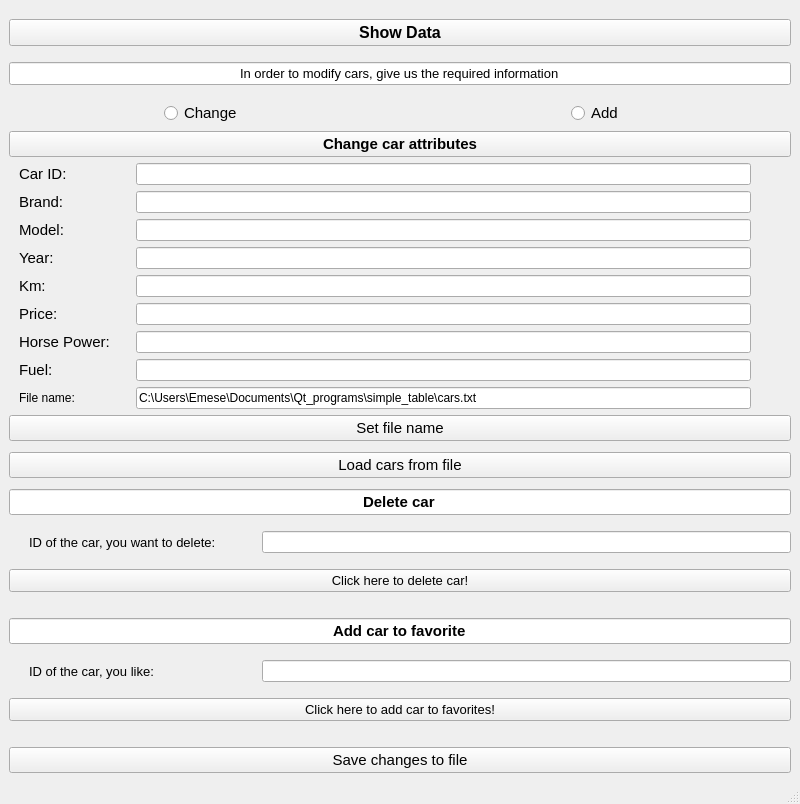
<?xml version="1.0" encoding="UTF-8"?>
<ui version="4.0">
 <class>MainWindow</class>
 <widget class="QMainWindow" name="MainWindow">
  <property name="geometry">
   <rect>
    <x>0</x>
    <y>0</y>
    <width>800</width>
    <height>613</height>
   </rect>
  </property>
  <property name="windowTitle">
   <string>MainWindow</string>
  </property>
  <widget class="QWidget" name="centralwidget">
   <layout class="QVBoxLayout" name="verticalLayout">
    <item>
     <spacer name="horizontalSpacer">
      <property name="orientation">
       <enum>Qt::Horizontal</enum>
      </property>
      <property name="sizeHint" stdset="0">
       <size>
        <width>40</width>
        <height>10</height>
       </size>
      </property>
     </spacer>
    </item>
    <item>
     <widget class="QPushButton" name="pushButton_2">
      <property name="font">
       <font>
        <pointsize>12</pointsize>
        <weight>75</weight>
        <bold>true</bold>
       </font>
      </property>
      <property name="text">
       <string>Show Data</string>
      </property>
     </widget>
    </item>
    <item>
     <spacer name="horizontalSpacer_2">
      <property name="orientation">
       <enum>Qt::Horizontal</enum>
      </property>
      <property name="sizeHint" stdset="0">
       <size>
        <width>40</width>
        <height>10</height>
       </size>
      </property>
     </spacer>
    </item>
    <item>
     <widget class="QLineEdit" name="lineEdit">
      <property name="font">
       <font>
        <pointsize>10</pointsize>
        <weight>50</weight>
        <italic>false</italic>
        <bold>false</bold>
        <underline>false</underline>
        <strikeout>false</strikeout>
       </font>
      </property>
      <property name="layoutDirection">
       <enum>Qt::LeftToRight</enum>
      </property>
      <property name="text">
       <string>In order to modify cars, give us the required information</string>
      </property>
      <property name="alignment">
       <set>Qt::AlignCenter</set>
      </property>
      <property name="readOnly">
       <bool>true</bool>
      </property>
     </widget>
    </item>
    <item>
     <spacer name="horizontalSpacer_3">
      <property name="orientation">
       <enum>Qt::Horizontal</enum>
      </property>
      <property name="sizeHint" stdset="0">
       <size>
        <width>40</width>
        <height>10</height>
       </size>
      </property>
     </spacer>
    </item>
    <item>
     <layout class="QHBoxLayout" name="horizontalLayout">
      <property name="sizeConstraint">
       <enum>QLayout::SetDefaultConstraint</enum>
      </property>
      <item alignment="Qt::AlignHCenter">
       <widget class="QRadioButton" name="radioButton_2">
        <property name="font">
         <font>
          <pointsize>11</pointsize>
         </font>
        </property>
        <property name="text">
         <string>Change</string>
        </property>
       </widget>
      </item>
      <item alignment="Qt::AlignHCenter">
       <widget class="QRadioButton" name="radioButton">
        <property name="font">
         <font>
          <pointsize>11</pointsize>
         </font>
        </property>
        <property name="text">
         <string>Add</string>
        </property>
       </widget>
      </item>
     </layout>
    </item>
    <item>
     <widget class="QPushButton" name="pushButton_3">
      <property name="font">
       <font>
        <pointsize>11</pointsize>
        <weight>75</weight>
        <bold>true</bold>
       </font>
      </property>
      <property name="text">
       <string>Change car attributes</string>
      </property>
     </widget>
    </item>
    <item>
     <layout class="QGridLayout" name="gridLayout">
      <item row="0" column="2">
       <spacer name="verticalSpacer">
        <property name="orientation">
         <enum>Qt::Vertical</enum>
        </property>
        <property name="sizeHint" stdset="0">
         <size>
          <width>20</width>
          <height>40</height>
         </size>
        </property>
       </spacer>
      </item>
      <item row="0" column="3">
       <layout class="QVBoxLayout" name="verticalLayout_4">
        <item>
         <widget class="QLineEdit" name="lineEdit_12"/>
        </item>
        <item>
         <widget class="QLineEdit" name="lineEdit_8">
          <property name="dragEnabled">
           <bool>true</bool>
          </property>
         </widget>
        </item>
        <item>
         <widget class="QLineEdit" name="lineEdit_7">
          <property name="dragEnabled">
           <bool>true</bool>
          </property>
         </widget>
        </item>
        <item>
         <widget class="QLineEdit" name="lineEdit_6">
          <property name="dragEnabled">
           <bool>true</bool>
          </property>
         </widget>
        </item>
        <item>
         <widget class="QLineEdit" name="lineEdit_5">
          <property name="dragEnabled">
           <bool>true</bool>
          </property>
         </widget>
        </item>
        <item>
         <widget class="QLineEdit" name="lineEdit_4">
          <property name="dragEnabled">
           <bool>true</bool>
          </property>
         </widget>
        </item>
        <item>
         <widget class="QLineEdit" name="lineEdit_3">
          <property name="dragEnabled">
           <bool>true</bool>
          </property>
         </widget>
        </item>
        <item>
         <widget class="QLineEdit" name="lineEdit_2">
          <property name="dragEnabled">
           <bool>true</bool>
          </property>
         </widget>
        </item>
        <item>
         <widget class="QLineEdit" name="lineEdit_9">
          <property name="text">
           <string>C:\Users\Emese\Documents\Qt_programs\simple_table\cars.txt</string>
          </property>
         </widget>
        </item>
       </layout>
      </item>
      <item row="0" column="1">
       <layout class="QGridLayout" name="gridLayout_2">
        <item row="6" column="0">
         <widget class="QLabel" name="label_7">
          <property name="font">
           <font>
            <pointsize>11</pointsize>
           </font>
          </property>
          <property name="text">
           <string>Horse Power:</string>
          </property>
         </widget>
        </item>
        <item row="3" column="0">
         <widget class="QLabel" name="label_3">
          <property name="font">
           <font>
            <pointsize>11</pointsize>
           </font>
          </property>
          <property name="text">
           <string>Year:</string>
          </property>
         </widget>
        </item>
        <item row="2" column="0">
         <widget class="QLabel" name="label">
          <property name="font">
           <font>
            <pointsize>11</pointsize>
           </font>
          </property>
          <property name="text">
           <string>Model:</string>
          </property>
         </widget>
        </item>
        <item row="7" column="0">
         <widget class="QLabel" name="label_5">
          <property name="font">
           <font>
            <pointsize>11</pointsize>
           </font>
          </property>
          <property name="text">
           <string>Fuel:</string>
          </property>
         </widget>
        </item>
        <item row="1" column="0">
         <widget class="QLabel" name="label_2">
          <property name="font">
           <font>
            <pointsize>11</pointsize>
           </font>
          </property>
          <property name="text">
           <string>Brand:</string>
          </property>
         </widget>
        </item>
        <item row="4" column="0">
         <widget class="QLabel" name="label_4">
          <property name="font">
           <font>
            <pointsize>11</pointsize>
           </font>
          </property>
          <property name="text">
           <string>Km:</string>
          </property>
         </widget>
        </item>
        <item row="5" column="0">
         <widget class="QLabel" name="label_6">
          <property name="font">
           <font>
            <pointsize>11</pointsize>
           </font>
          </property>
          <property name="text">
           <string>Price:</string>
          </property>
         </widget>
        </item>
        <item row="0" column="0">
         <widget class="QLabel" name="label_10">
          <property name="font">
           <font>
            <pointsize>11</pointsize>
           </font>
          </property>
          <property name="text">
           <string>Car ID:</string>
          </property>
         </widget>
        </item>
        <item row="8" column="0">
         <widget class="QLabel" name="label_8">
          <property name="font">
           <font>
            <pointsize>9</pointsize>
           </font>
          </property>
          <property name="text">
           <string>File name: </string>
          </property>
         </widget>
        </item>
       </layout>
      </item>
      <item row="0" column="4">
       <spacer name="verticalSpacer_4">
        <property name="orientation">
         <enum>Qt::Vertical</enum>
        </property>
        <property name="sizeHint" stdset="0">
         <size>
          <width>20</width>
          <height>40</height>
         </size>
        </property>
       </spacer>
      </item>
      <item row="0" column="0">
       <spacer name="verticalSpacer_2">
        <property name="orientation">
         <enum>Qt::Vertical</enum>
        </property>
        <property name="sizeHint" stdset="0">
         <size>
          <width>10</width>
          <height>40</height>
         </size>
        </property>
       </spacer>
      </item>
      <item row="0" column="5">
       <spacer name="verticalSpacer_3">
        <property name="orientation">
         <enum>Qt::Vertical</enum>
        </property>
        <property name="sizeHint" stdset="0">
         <size>
          <width>20</width>
          <height>40</height>
         </size>
        </property>
       </spacer>
      </item>
     </layout>
    </item>
    <item>
     <widget class="QPushButton" name="pushButton_6">
      <property name="font">
       <font>
        <pointsize>11</pointsize>
       </font>
      </property>
      <property name="text">
       <string>Set file name</string>
      </property>
     </widget>
    </item>
    <item>
     <spacer name="horizontalSpacer_4">
      <property name="orientation">
       <enum>Qt::Horizontal</enum>
      </property>
      <property name="sizeHint" stdset="0">
       <size>
        <width>40</width>
        <height>5</height>
       </size>
      </property>
     </spacer>
    </item>
    <item>
     <widget class="QPushButton" name="pushButton_7">
      <property name="font">
       <font>
        <pointsize>11</pointsize>
       </font>
      </property>
      <property name="text">
       <string>Load cars from file</string>
      </property>
     </widget>
    </item>
    <item>
     <spacer name="horizontalSpacer_11">
      <property name="orientation">
       <enum>Qt::Horizontal</enum>
      </property>
      <property name="sizeHint" stdset="0">
       <size>
        <width>40</width>
        <height>5</height>
       </size>
      </property>
     </spacer>
    </item>
    <item>
     <widget class="QLineEdit" name="lineEdit_10">
      <property name="font">
       <font>
        <pointsize>11</pointsize>
        <weight>75</weight>
        <italic>false</italic>
        <bold>true</bold>
       </font>
      </property>
      <property name="text">
       <string>Delete car</string>
      </property>
      <property name="alignment">
       <set>Qt::AlignCenter</set>
      </property>
      <property name="readOnly">
       <bool>true</bool>
      </property>
     </widget>
    </item>
    <item>
     <spacer name="horizontalSpacer_6">
      <property name="orientation">
       <enum>Qt::Horizontal</enum>
      </property>
      <property name="sizeHint" stdset="0">
       <size>
        <width>40</width>
        <height>10</height>
       </size>
      </property>
     </spacer>
    </item>
    <item>
     <layout class="QHBoxLayout" name="horizontalLayout_2">
      <item>
       <spacer name="verticalSpacer_9">
        <property name="orientation">
         <enum>Qt::Vertical</enum>
        </property>
        <property name="sizeHint" stdset="0">
         <size>
          <width>20</width>
          <height>40</height>
         </size>
        </property>
       </spacer>
      </item>
      <item>
       <widget class="QLabel" name="label_9">
        <property name="font">
         <font>
          <pointsize>10</pointsize>
         </font>
        </property>
        <property name="text">
         <string>ID of the car, you want to delete:</string>
        </property>
       </widget>
      </item>
      <item>
       <spacer name="verticalSpacer_5">
        <property name="orientation">
         <enum>Qt::Vertical</enum>
        </property>
        <property name="sizeHint" stdset="0">
         <size>
          <width>20</width>
          <height>40</height>
         </size>
        </property>
       </spacer>
      </item>
      <item>
       <spacer name="verticalSpacer_12">
        <property name="orientation">
         <enum>Qt::Vertical</enum>
        </property>
        <property name="sizeHint" stdset="0">
         <size>
          <width>20</width>
          <height>40</height>
         </size>
        </property>
       </spacer>
      </item>
      <item>
       <widget class="QLineEdit" name="lineEdit_11"/>
      </item>
     </layout>
    </item>
    <item>
     <spacer name="horizontalSpacer_7">
      <property name="orientation">
       <enum>Qt::Horizontal</enum>
      </property>
      <property name="sizeHint" stdset="0">
       <size>
        <width>40</width>
        <height>10</height>
       </size>
      </property>
     </spacer>
    </item>
    <item>
     <widget class="QPushButton" name="pushButton">
      <property name="font">
       <font>
        <pointsize>10</pointsize>
       </font>
      </property>
      <property name="text">
       <string>Click here to delete car!</string>
      </property>
     </widget>
    </item>
    <item>
     <spacer name="horizontalSpacer_5">
      <property name="orientation">
       <enum>Qt::Horizontal</enum>
      </property>
      <property name="sizeHint" stdset="0">
       <size>
        <width>40</width>
        <height>20</height>
       </size>
      </property>
     </spacer>
    </item>
    <item>
     <widget class="QLineEdit" name="lineEdit_13">
      <property name="font">
       <font>
        <pointsize>11</pointsize>
        <weight>75</weight>
        <bold>true</bold>
       </font>
      </property>
      <property name="text">
       <string>Add car to favorite</string>
      </property>
      <property name="alignment">
       <set>Qt::AlignCenter</set>
      </property>
      <property name="readOnly">
       <bool>true</bool>
      </property>
     </widget>
    </item>
    <item>
     <spacer name="horizontalSpacer_8">
      <property name="orientation">
       <enum>Qt::Horizontal</enum>
      </property>
      <property name="sizeHint" stdset="0">
       <size>
        <width>40</width>
        <height>10</height>
       </size>
      </property>
     </spacer>
    </item>
    <item>
     <layout class="QHBoxLayout" name="horizontalLayout_3">
      <item>
       <spacer name="verticalSpacer_10">
        <property name="orientation">
         <enum>Qt::Vertical</enum>
        </property>
        <property name="sizeHint" stdset="0">
         <size>
          <width>20</width>
          <height>40</height>
         </size>
        </property>
       </spacer>
      </item>
      <item>
       <widget class="QLabel" name="label_11">
        <property name="font">
         <font>
          <pointsize>10</pointsize>
         </font>
        </property>
        <property name="text">
         <string>ID of the car, you like:      </string>
        </property>
       </widget>
      </item>
      <item>
       <spacer name="verticalSpacer_6">
        <property name="orientation">
         <enum>Qt::Vertical</enum>
        </property>
        <property name="sizeHint" stdset="0">
         <size>
          <width>20</width>
          <height>40</height>
         </size>
        </property>
       </spacer>
      </item>
      <item>
       <spacer name="verticalSpacer_7">
        <property name="orientation">
         <enum>Qt::Vertical</enum>
        </property>
        <property name="sizeHint" stdset="0">
         <size>
          <width>20</width>
          <height>40</height>
         </size>
        </property>
       </spacer>
      </item>
      <item>
       <spacer name="verticalSpacer_8">
        <property name="orientation">
         <enum>Qt::Vertical</enum>
        </property>
        <property name="sizeHint" stdset="0">
         <size>
          <width>20</width>
          <height>40</height>
         </size>
        </property>
       </spacer>
      </item>
      <item>
       <spacer name="verticalSpacer_11">
        <property name="orientation">
         <enum>Qt::Vertical</enum>
        </property>
        <property name="sizeHint" stdset="0">
         <size>
          <width>20</width>
          <height>40</height>
         </size>
        </property>
       </spacer>
      </item>
      <item>
       <widget class="QLineEdit" name="lineEdit_14"/>
      </item>
     </layout>
    </item>
    <item>
     <spacer name="horizontalSpacer_9">
      <property name="orientation">
       <enum>Qt::Horizontal</enum>
      </property>
      <property name="sizeHint" stdset="0">
       <size>
        <width>40</width>
        <height>10</height>
       </size>
      </property>
     </spacer>
    </item>
    <item>
     <widget class="QPushButton" name="pushButton_4">
      <property name="font">
       <font>
        <pointsize>10</pointsize>
       </font>
      </property>
      <property name="text">
       <string>Click here to add car to favorites!</string>
      </property>
     </widget>
    </item>
    <item>
     <spacer name="horizontalSpacer_10">
      <property name="orientation">
       <enum>Qt::Horizontal</enum>
      </property>
      <property name="sizeHint" stdset="0">
       <size>
        <width>40</width>
        <height>20</height>
       </size>
      </property>
     </spacer>
    </item>
    <item>
     <widget class="QPushButton" name="pushButton_5">
      <property name="font">
       <font>
        <pointsize>11</pointsize>
       </font>
      </property>
      <property name="text">
       <string>Save changes to file</string>
      </property>
     </widget>
    </item>
   </layout>
  </widget>
  <widget class="QMenuBar" name="menubar">
   <property name="geometry">
    <rect>
     <x>0</x>
     <y>0</y>
     <width>800</width>
     <height>21</height>
    </rect>
   </property>
  </widget>
  <widget class="QStatusBar" name="statusbar"/>
 </widget>
 <resources/>
 <connections/>
</ui>
